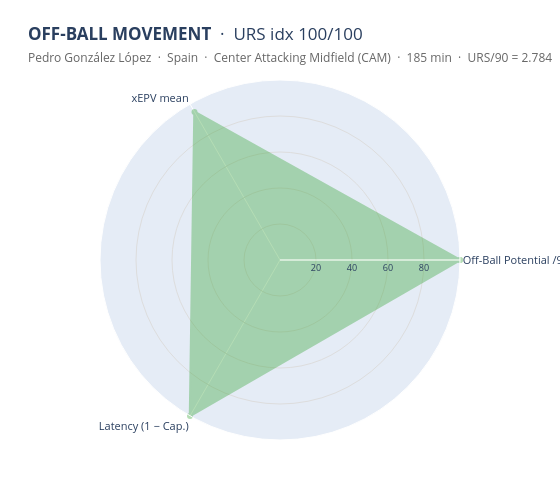

The notebook cell this image was saved under:
### Markdown cell above
## Section 8 — Off-ball radar (profile behind the URS index)

URS /90 is the headline index; its within-role percentile is the H3 player rating. The radar does not repeat it but profiles what sits behind it, on three within-role-percentile axes (outside = better):

* **Off-Ball Potential /90**: volume × quality of off-ball exposure
* **xEPV mean**: quality of the average frame, separating "few great runs" from "many decent ones"
* **Latency (1 − Cap.)**: share of the offered value left uncapitalised

A shadow runner reads high on all three; a trusted threat has Potential and xEPV mean high but Latency low; a peripheral player is low everywhere.

### Code cell
# Example: the URS /90 leader (the H3 archetype headline player)
from src.urs import off_ball_radar

top_player = elig.nlargest(1, 'urs_per90').iloc[0]['player']
print(f"Highest URS /90: {top_player}")
off_ball_radar(top_player)

### Figure 1 — Plotly figure (JSON) as saved in the notebook; plotly's stock layout.template omitted (floating-point values rounded to 4 significant figures)
{"data": [{"fill": "toself", "fillcolor": "#2ca02c", "hoverinfo": "text", "hovertext": ["<b>Off-Ball Potential /90</b><br>Raw: 3.301<br>Pct in CAM: 100", "<b>xEPV mean</b><br>Raw: 0.036<br>Pct in CAM: 95", "<b>Latency (1 − Cap.)</b><br>Raw: 0.843<br>Pct in CAM: 100", "<b>Off-Ball Potential /90</b><br>Raw: 3.301<br>Pct in CAM: 100"], "line": {"color": "#2ca02c", "width": 2.5}, "name": "Pedro González López (CAM)", "opacity": 0.35, "r": [100, 95, 100, 100], "showlegend": false, "theta": ["Off-Ball Potential /90", "xEPV mean", "Latency (1 − Cap.)", "Off-Ball Potential /90"], "type": "scatterpolar"}], "layout": {"height": 480, "margin": {"b": 40, "l": 60, "r": 60, "t": 80}, "polar": {"angularaxis": {"tickfont": {"size": 11}}, "radialaxis": {"gridcolor": "#ddd", "range": [0, 100], "tickfont": {"size": 9}, "tickvals": [20, 40, 60, 80]}}, "title": {"text": "<b>OFF-BALL MOVEMENT</b>  ·  URS idx 100/100<br><span style='font-size:12px;color:#666'>Pedro González López  ·  Spain  ·  Center Attacking Midfield (CAM)  ·  185 min  ·  URS/90 = 2.784</span>"}, "width": 560}}
